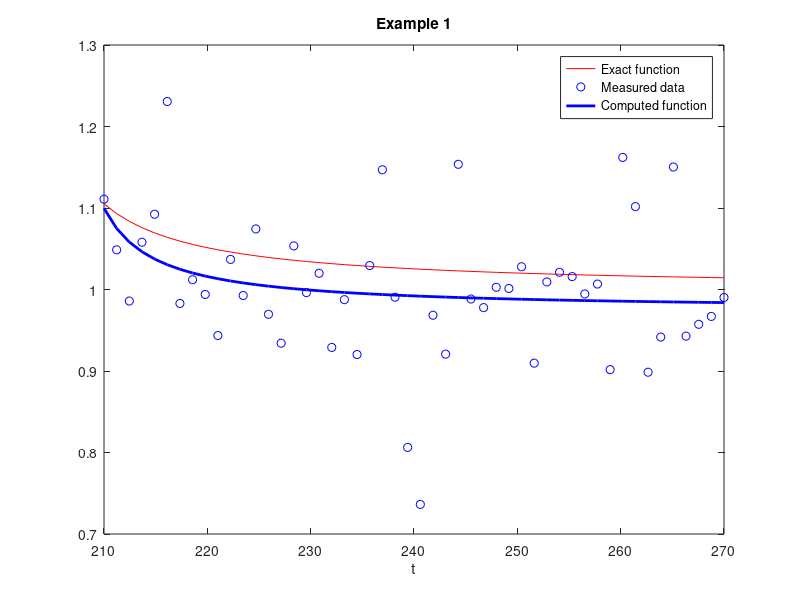

MATLAB code for this plot:
close all
%genererar högerleden
A=1;
E=1;
T0 =200;

%  genererar data punkter
t = linspace(210,270,50);

% genererar exakt funktion i data punkter

b = A*exp(E*(1./(t-T0)));

% genererar observationer  med random brus

brus = 0.1;
rhs =  b + brus*randn(size(t));

%init gissning: fint gissning
x0 = [A,E,T0];

%init gissning
x0 = [1,1,1];

%definition av funktion som vi vill anpassa till mätningar i rhs
fun = @(x)x(1)*exp(x(2)*(1./(t-x(3)))) - rhs;

% lower band  för A,E,T0
%lb = [1/2,1/2,0.0];

% upper bound för A,E,T0
%ub = [2.0,3.0,400.0];

%x = lsqnonlin(fun,x0,lb,ub)
x = lsqnonlin(fun,x0)
  
figure

  plot(t,b,'r-', t,rhs, 'b o',t,fun(x)+rhs,'b -','LineWidth',2)
xlabel('t')
  legend('Exact function','Measured data','Computed function')
  title('Example 1')
